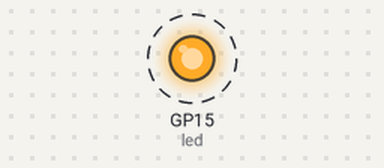
Simulated run of this program. Board: Raspberry Pi Pico running MicroPython. Shown: output pins drawn as LEDs (lit = HIGH). Dashed ring = blinking.

Above: at 0.5 s.
Timing chart, 0 to 4.6 s (numbered marks = the images above):
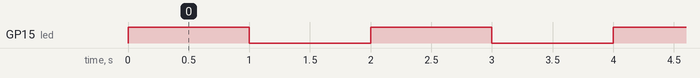

The program:

external_led_blink.py
```python
import machine
from machine import Pin

import time

led = Pin(15, Pin.OUT)

try:
  while True:
      led.value(1)
      time.sleep(1)
      led.value(0)
      time.sleep(1)
finally:
    led.value(0)
```

Measured:
- by itself, GP15 (led): alternates HIGH for 1.0 s and LOW for 1.0 s
